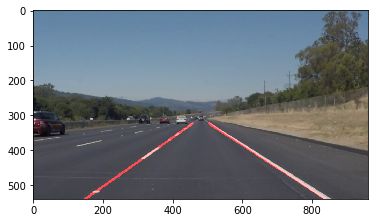
#> input picture solidWhiteRight.jpg, 378 x 223 px, found by its file name
$ jupyter execute --allow-errors P1.ipynb   (shell and % lines are left out)
#> lines starting #> are read from the running program, lines starting #| are printed output that depends on the picture
# Self-Driving Car Engineer Nanodegree

## Project: **Finding Lane Lines on the Road**
***
In this project, you will use the tools you learned about in the lesson to identify lane lines on the road.  You can develop your pipeline on a series of individual images, and later apply the result to a video stream (really just a series of images). Check out the video clip "raw-lines-example.mp4" (also contained in this repository) to see what the output should look like after using the helper functions below.

Once you have a result that looks roughly like "raw-lines-example.mp4", you'll need to get creative and try to average and/or extrapolate the line segments you've detected to map out the full extent of the lane lines.  You can see an example of the result you're going for in the video "P1_example.mp4".  Ultimately, you would like to draw just one line for the left side of the lane, and one for the right.

In addition to implementing code, there is a brief writeup to complete. The writeup should be completed in a separate file, which can be either a markdown file or a pdf document. There is a [write up template](https://github.com/udacity/CarND-LaneLines-P1/blob/master/writeup_template.md) that can be used to guide the writing process. Completing both the code in the Ipython notebook and the writeup template will cover all of the [rubric points](https://review.udacity.com/#!/rubrics/322/view) for this project.

---
Let's have a look at our first image called 'test_images/solidWhiteRight.jpg'.  Run the 2 cells below (hit Shift-Enter or the "play" button above) to display the image.

**Note: If, at any point, you encounter frozen display windows or other confounding issues, you can always start again with a clean slate by going to the "Kernel" menu above and selecting "Restart & Clear Output".**

---

**The tools you have are color selection, region of interest selection, grayscaling, Gaussian smoothing, Canny Edge Detection and Hough Tranform line detection.  You  are also free to explore and try other techniques that were not presented in the lesson.  Your goal is piece together a pipeline to detect the line segments in the image, then average/extrapolate them and draw them onto the image for display (as below).  Once you have a working pipeline, try it out on the video stream below.**

---

<figure>

 <figcaption>
 <p></p>
 <p style="text-align: center;"> Your output should look something like this (above) after detecting line segments using the helper functions below </p>
 </figcaption>
</figure>
 <p></p>
<figure>

 <figcaption>
 <p></p>
 <p style="text-align: center;"> Your goal is to connect/average/extrapolate line segments to get output like this</p>
 </figcaption>
</figure>

**Run the cell below to import some packages.  If you get an `import error` for a package you've already installed, try changing your kernel (select the Kernel menu above --> Change Kernel).  Still have problems?  Try relaunching Jupyter Notebook from the terminal prompt.  Also, consult the forums for more troubleshooting tips.**

## Import Packages

[cell 1]
#importing some useful packages
import matplotlib.pyplot as plt
import matplotlib.image as mpimg
import numpy as np
import cv2

## Read in an Image

[cell 2]
#reading in an image
image = mpimg.imread('test_images/solidWhiteRight.jpg')
#> image is the input picture: shape (223, 378, 4) float32; mean R, G, B, A 0.517, 0.541, 0.566, 0.762

#printing out some stats and plotting
print('This image is:', type(image), 'with dimensions:', image.shape)
#| This image is: <class 'numpy.ndarray'> with dimensions: (223, 378, 4)
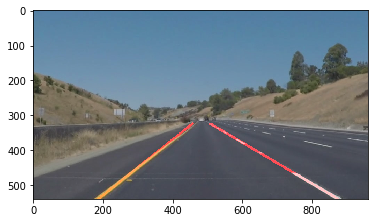
#> input picture whiteCarLaneSwitch.jpg, 378 x 223 px, found by its file name
#> further down, image is the input picture: shape (223, 378, 4) float32; mean R, G, B, A 0.519, 0.557, 0.588, 0.762
#| This image is: <class 'numpy.ndarray'> with dimensions: (223, 378, 4)
plt.imshow(image)  # if you wanted to show a single color channel image called 'gray', for example, call as plt.imshow(gray, cmap='gray')

## Ideas for Lane Detection Pipeline

**Some OpenCV functions (beyond those introduced in the lesson) that might be useful for this project are:**

`cv2.inRange()` for color selection
`cv2.fillPoly()` for regions selection
`cv2.line()` to draw lines on an image given endpoints
`cv2.addWeighted()` to coadd / overlay two images
`cv2.cvtColor()` to grayscale or change color
`cv2.imwrite()` to output images to file
`cv2.bitwise_and()` to apply a mask to an image

**Check out the OpenCV documentation to learn about these and discover even more awesome functionality!**

## Helper Functions

Below are some helper functions to help get you started. They should look familiar from the lesson!

[cell 3]
import math

def grayscale(img):
    """Applies the Grayscale transform
    This will return an image with only one color channel
    but NOTE: to see the returned image as grayscale
    (assuming your grayscaled image is called 'gray')
    you should call plt.imshow(gray, cmap='gray')"""
    return cv2.cvtColor(img, cv2.COLOR_RGB2GRAY)
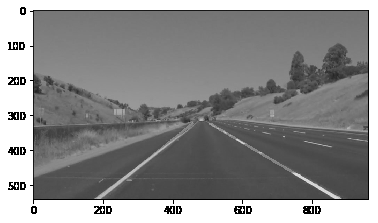
#> returned value: shape (223, 378) float32; min 0, max 1, mean 0.549
    # Or use BGR2GRAY if you read an image with cv2.imread()
    # return cv2.cvtColor(img, cv2.COLOR_BGR2GRAY)

def canny(img, low_threshold, high_threshold):
    """Applies the Canny transform"""
    return cv2.Canny(img, low_threshold, high_threshold)

def gaussian_blur(img, kernel_size):
    """Applies a Gaussian Noise kernel"""
#> called with kernel_size = 5
    return cv2.GaussianBlur(img, (kernel_size, kernel_size), 0)
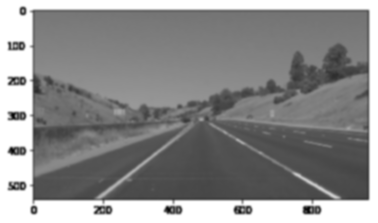
#> returned value: shape (223, 378) float32; min 0.0312, max 1, mean 0.549

# [65 lines left out: functions region_of_interest, draw_lines, not called in this run]

## Test Images

Build your pipeline to work on the images in the directory "test_images"
**You should make sure your pipeline works well on these images before you try the videos.**

[cell 4]
import os
#> (the rest of this cell did not finish here and is left out)

## Build a Lane Finding Pipeline

Build the pipeline and run your solution on all test_images. Make copies into the `test_images_output` directory, and you can use the images in your writeup report.

Try tuning the various parameters, especially the low and high Canny thresholds as well as the Hough lines parameters.

[cell 5]
image = mpimg.imread('test_images/whiteCarLaneSwitch.jpg')
#printing out some stats and plotting
print('This image is:', type(image), 'with dimensions:', image.shape)
plt.imshow(image)  # if you wanted to show a single color channel image called 'gray', for example, call as plt.imshow(gray, cmap='gray')
plt.show()

[cell 6]
#gray scale image conversion
gray = grayscale(image)
plt.imshow(gray)

[cell 7]
#Gaussian blur
kernel_size = 5
blur_gray = gaussian_blur(gray,kernel_size)
plt.imshow(blur_gray)

[cell 8]
# Define our parameters for Canny and apply
low_threshold = 50
high_threshold = 150
#> (the rest of this cell did not finish here and is left out)

plt.imshow(edges)

[cell 9]
# This time we are defining a four sided polygon to mask
imshape = image.shape
#> imshape = (223, 378, 4)
vertices = np.array([[(0,imshape[0]),(440, 320), (440, 290), (imshape[1],imshape[0])]], dtype=np.int32)
#> (the rest of this cell did not finish here and is left out)
